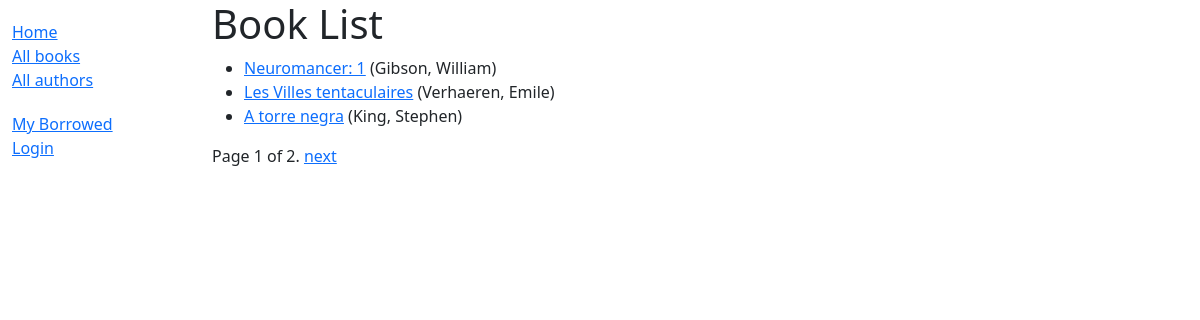
/catalog/books/, run on the app's committed database.
### catalog/models.py (models this page shows, shortened)
class Book(models.Model):
    title = models.CharField(max_length=200)
    author = models.ForeignKey(Author, on_delete=models.RESTRICT, null=True)
    summary = models.TextField(
        max_length=1000, help_text="Enter a brief description of the book")
    isbn = models.CharField('ISBN', max_length=13,
                            unique=True,
                            help_text='13 Character <a href="https://www.isbn-international.org/content/what-isbn'
                                      '">ISBN number</a>')
    genre = models.ManyToManyField(
        Genre, help_text="Select a genre for this book")
    language = models.ForeignKey(
        'Language', on_delete=models.SET_NULL, null=True)
    def get_absolute_url(self):
        return reverse('book-detail', args=[str(self.id)])
    def display_genre(self):
        """Create a string for the Genre. This is required to display genre in Admin."""
        return ', '.join(genre.name for genre in self.genre.all()[:3])
    display_genre.short_description = 'Gênero'

class Author(models.Model):
    first_name = models.CharField(max_length=100)
    last_name = models.CharField(max_length=100)
    date_of_birth = models.DateField(null=True, blank=True)
    date_of_death = models.DateField('died', null=True, blank=True)
    class Meta:
        ordering = ['last_name', 'first_name']
    def __str__(self):
        return f'{self.last_name}, {self.first_name}'

### catalog/views.py (the view)
# urls.py: path('books/', views.BookListView.as_view(), name='books'),
class BookListView(generic.ListView):
    model = Book
    context_object_name = 'book_list'   # your own name for the list as a template
    template_name = 'catalog/book_list.html'
    paginate_by = 3
    def get_context_data(self, **kwargs):
        context = super(BookListView, self).get_context_data(**kwargs)
        context['some_data'] = 'This is just some data'
        return context

### catalog/templates/catalog/book_list.html
{% extends "base_generic.html" %}
{% block content %}
  <h1>Book List</h1>
  {% if book_list %}
    <ul>
      {% for book in book_list %}
      <li>
        <a href="{{ book.get_absolute_url }}">{{ book.title }}</a>
        ({{book.author}})
      </li>
      {% endfor %}
    </ul>
  {% else %}
    <p>There are no books in the library.</p>
  {% endif %}
{% endblock %}

### data on the page
Book: title "Neuromancer: 1", author "Gibson, William"
Book: title "Les Villes tentaculaires", author "Verhaeren, Emile"
Book: title "A torre negra", author "King, Stephen"

### other printed values
{{ page_obj.number }} "1"
{{ page_obj.paginator.num_pages }} "2"
